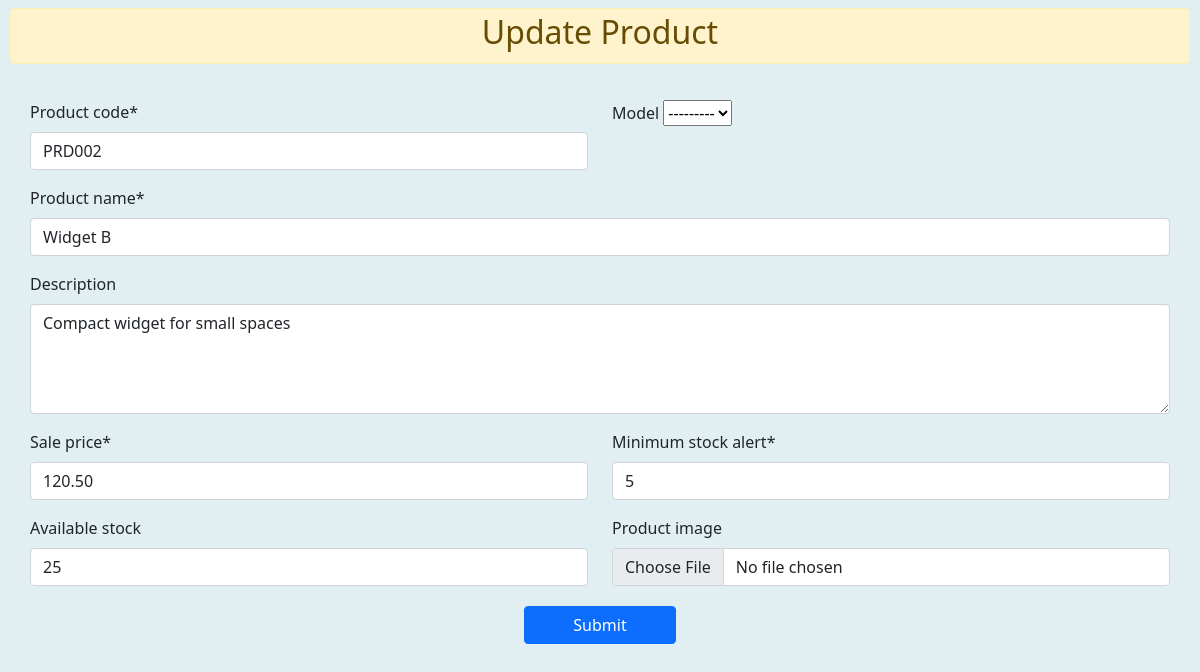
Page /workshop/update_product/1 on the earlier database version.
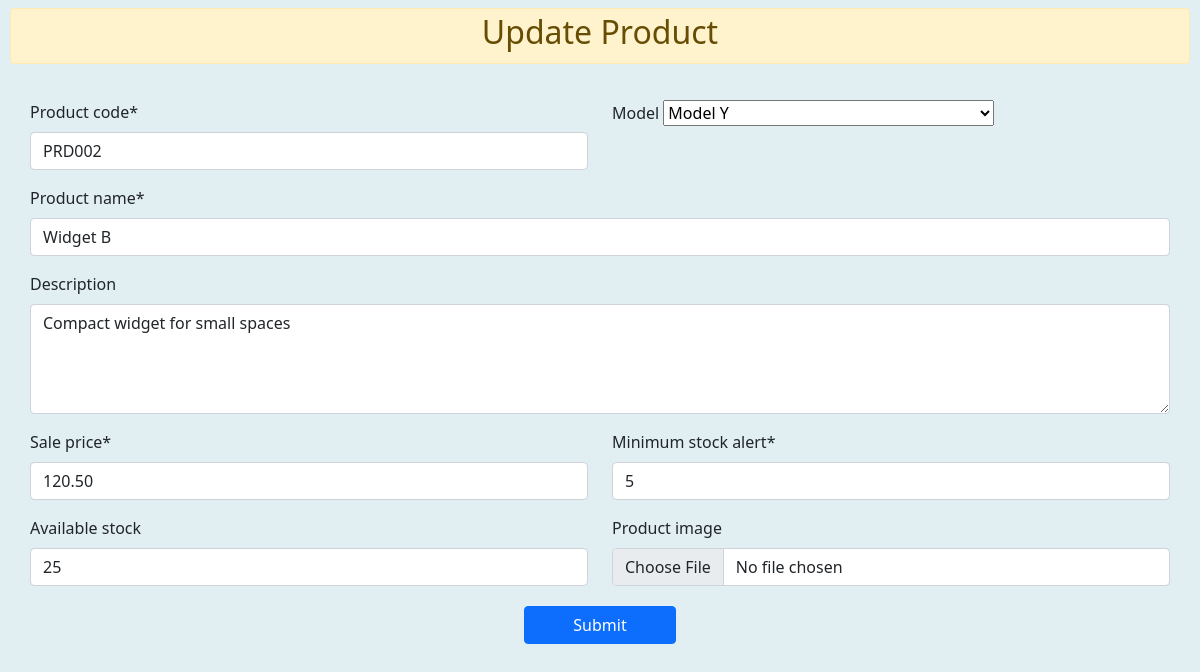
Same page on the later database version.
### ERP_Admin/models.py (models this page shows, shortened)
class Product(models.Model):
    product_code = models.CharField(max_length=20, unique=True, db_index=True)
    product_name = models.CharField(max_length=100, db_index=True)
    model = models.ForeignKey(VehicleModel, related_name='items', null=True, blank=True, on_delete=models.CASCADE)
    description = models.TextField(null=True, blank=True)
    sale_price = models.DecimalField(max_digits=10, decimal_places=2, null=True)  # Use DecimalField for monetary values
    minimum_stock_alert = models.PositiveIntegerField(default=0)
    available_stock = models.IntegerField(default=0, db_index=True, null=True, blank=True)
    product_image=models.ImageField(upload_to="Product Images", height_field=None, width_field=None, max_length=500, null=True, blank=True)

### ERP_Workshop/views.py (the view)
# urls.py: path('update_product/<int:id>', views.update_product, name='workshop_update_product'),
def update_product(request, id):
    product = Product.objects.get(id=id)  # Retrieve the JobCard instance
    if request.method == 'POST':
        form = ProductForm(request.POST, request.FILES, instance=product)
        if form.is_valid():
            form.save()
            messages.success(request, 'Product Updated Successfully.')
    else:
        form = ProductForm(instance=product)
    return render(request, 'workshop_update_product.html', {'form': form})

### ERP_Workshop/forms.py (shortened to what this page needs)
class ProductForm(forms.ModelForm):
    class Meta:
        model = Product
        fields = [
            'product_code',
            'model',
            'product_name',
            'description',
            'sale_price',
            'minimum_stock_alert',
            'available_stock',
            'product_image',
        ]
        widgets = {
            'description': forms.Textarea(attrs={'rows': 4, 'cols': 40}),
        }
    def __init__(self, *args, **kwargs):
        super(ProductForm, self).__init__(*args, **kwargs)
        self.fields['model'].required = False

### ERP_Admin/models.py (called while the page is built)
    def __str__(self):
        return self.model_name

### ERP_Workshop/templates/workshop_update_product.html (shortened to what this page needs)
{% extends "base_window.html" %}
{% load crispy_forms_tags %}
{% block content %}
<main id="main" class="main">
    <section class="section dashboard">
        <div class="alert alert-warning text-center mt-2 p-1">
            <h2>Update Product</h2>
        </div>
        <div class="container-fluid mb-3 form-header p-3">
            <div class="row p-1 rounded">
                <div class="col-sm-12">
                   <form method="POST" enctype="multipart/form-data" > {% csrf_token %}
                    <div class="row">
                        <div class="col-sm-6">
                           {{ form.product_code|as_crispy_field }}
                       </div>
                       <div class="col-sm-6">
                           <label for="id_model" class="mb-2">Model</label>
                           {{ form.model }}
                       </div>
                       <div class="col-sm-12">
                           {{ form.product_name|as_crispy_field }}
                       </div>
                       <div class="col-sm-12">
                           {{ form.description|as_crispy_field }}
                       </div>
                       <div class="col-sm-6">
                           {{ form.sale_price|as_crispy_field }}
                       </div>
                       <div class="col-sm-6">
                           {{ form.minimum_stock_alert|as_crispy_field }}
                       </div>
                       <div class="col-sm-6">
                           {{ form.available_stock|as_crispy_field }}
                       </div>
                       <div class="col-sm-6">
                           {{ form.product_image|as_crispy_field }}
                       </div>
                   </div>
                        <center><button type="submit" class="btn btn-primary mt-1 px-5">Submit</button></center>
                    </form>
                </div>
            </div>
        </div>
    </section>
</main>
{% endblock content %}

Differences in the rows shown:
changed Product "PRD002": model "---------" → "Model Y"
